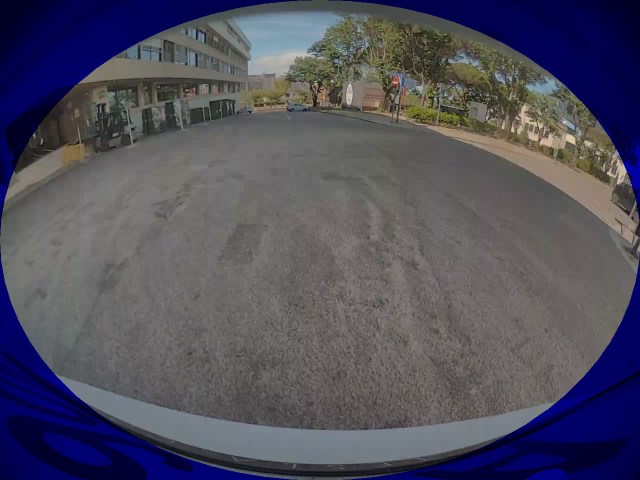
#> input picture frame 0 of back_video_masked.avi, 1280 x 960 px (shown at 1/2 size)
$ jupyter execute 'Part 2.ipynb'   (shell and % lines are left out)   (text cells are left out)
#> lines starting #> are read from the running program, lines starting #| are printed output that depends on the picture; after the words box and inside, x2 and y2 are one past the last pixel; in counts of white or black regions, pixels touching at a corner belong together; pictures that were not available may be replaced by others from this repository, and a replacement may not be noted
[cell 1]
from sklearn.neighbors import NearestNeighbors
from numpy.linalg import eig
import numpy as np
import cv2
import os
import sys
import pickle
import matplotlib.pyplot as plt
back_camera_path = os.path.abspath('video/back_video_masked.avi')
left_camera_path = os.path.abspath('video/left_video_masked.avi')
from mpl_toolkits.mplot3d import Axes3D
import plotly.graph_objects as go

[cell 2]
def matching_features_SCIKITLEARN(sift_points):
    """Feature matching using nearest neighbours, for pairs of consecutive frames"""

    matches=[]
    Threshold=0.75

    for s in range(len(sift_points)-1):
        frame1_descriptors = sift_points[s][0][2:,:] #descriptor values of every feature point for video frame s (current shape: 128x5000)
        frame1_descriptors = np.transpose(frame1_descriptors) # transpose -> current shape: 5000x128 - > 5000 points/queries each with 128 features/columns
        #fit data of features from frame 1 to NearestNeighbour. When we ask for matches from this method, it should give us the 2 closest points to the point given
        nbrs = NearestNeighbors(n_neighbors=2, algorithm='auto').fit(frame1_descriptors)

        #predict matches for the other frame:

        frame_drescriptors = np.transpose(sift_points[s+1][0][2:,:]) #the same as done some lines above but for frame s+1
        # Find the 2 nearest neighbors
        distances, indices = nbrs.kneighbors(frame_drescriptors)
        # indices is a 5000x2 shape matrix -> for each of the 5000 given feature points of frame_drescriptors it gives the 2 closest features from video frame 1
        # distances is a measure of distance between the feature points of frame_drescriptors and each of the two givenneighbours from the indices matrix - it has the same size as indices

        features_matches=np.empty([4,0])
        features_not_mateched=[]
        for i in range(len(distances)):
            if distances[i,0]< Threshold*distances[i,1]:
                #match is good for first neighbour found
                features_matches= np.hstack((  features_matches   , np.array([[int(i)],[int(indices[i,0])], [distances[i,0]],[distances[i,1]]])  ))
            else:
                #point is not good
                features_not_mateched.append(i) #features from this frame that were not matched

        features_matches = features_matches[:, features_matches[1, :].argsort()] # this sorts the check_for_duplicates matrix in accordance to the values of it's second line
        features_matches_deletedColumns= features_matches.copy()

        for i in reversed (range (1, features_matches.shape[1])): #loop that starts in the last feature - because it deletes elements with their indexes from list check_for_duplicates_deletedColumns
            # this has to be done starting from the end to not change the index of columns

            # duplicates are adjacent because of sort
            if features_matches[1,i-1] == features_matches[1,i]:
                # if the value of the indice i and i-1 are equal, then there is one feature matched to 2 features of the new frame - we need to delete one of the matches
                if features_matches[2,i-1] <= features_matches[2,i]: #check distance of i and i-1. And remove the one with the most distance
                    features_matches_deletedColumns= np.delete(features_matches_deletedColumns, i-1, 1) #remove duplicate feature matching (deletes one column - np dimension 1)
                    features_not_mateched.append(features_matches[0,i-1]) #append number of feature that was deleted to features not matched
                else:
                    features_matches_deletedColumns= np.delete(features_matches_deletedColumns, i, 1)
                    features_not_mateched.append(features_matches[0,i])

        matched_inThis_frame = features_matches_deletedColumns[:, features_matches_deletedColumns[0, :].argsort()] #to be in order in acoordance to index of frame s

        matches.append( (matched_inThis_frame[0:2,:]))

    return matches

[cell 3]
def count_frames(video_path):
    """Displays the video and counts the number of frames"""
    capture = cv2.VideoCapture(os.path.abspath(video_path))
    total_frames = int(capture.get(cv2.CAP_PROP_FRAME_COUNT))
    print("Total frames of the video: ", total_frames)

def extract_features(video_path, number_points):
    """Extracts the features from the video and stores them in a list"""
#> called with video_path = 'video/back_video_masked.avi', number_points = 2000
    capture = cv2.VideoCapture(os.path.abspath(video_path))
    sift_points = [] #nome a definir no config
    nr_points = number_points
    sift = cv2.SIFT_create(nr_points) #number of sift points
    k = 0
    count_frames(video_path)
    while k <= 0:
        capture.set(cv2.CAP_PROP_POS_FRAMES, k)
        success, frame = capture.read() #read the video
#> frame is the input picture: shape (960, 1280, 3); mean B, G, R 94.3, 79.4, 81.2
        if success:
            frame_points = []
            gray = cv2.cvtColor(frame,cv2.COLOR_BGR2GRAY) #convert image to gray
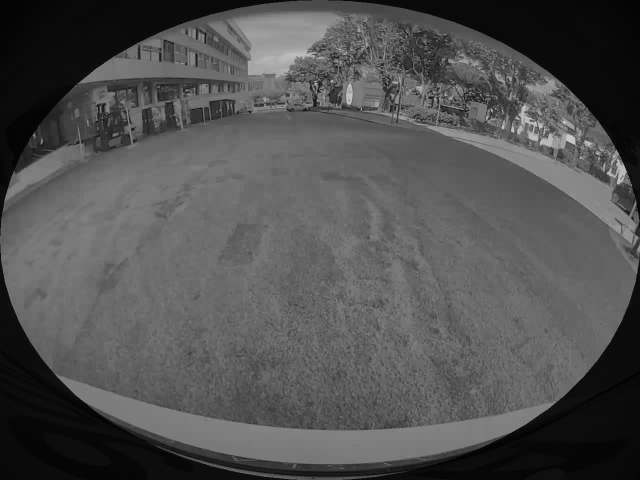
#> gray: shape (960, 1280) (shown at 1/2 size); min 0, max 215, mean 81.5
            key_points, descriptors = sift.detectAndCompute(gray,None)
#> key_points = 2000 keypoints; strongest (x, y, size): (925, 218, 1.9), (663, 162, 3), (983, 220, 3), (1025, 261, 4.6)

            frame_points = ([key_points[0].pt[0],key_points[0].pt[1]]+descriptors[0].tolist())
#> frame_points = 130 values, max 914.3 at index 0, min 0 at index 32, mean 38.92
            for i in range(1,len(key_points)):
                 temp_column = ([key_points[i].pt[0],key_points[i].pt[1]]+descriptors[i].tolist())
                 frame_points = np.column_stack((frame_points,temp_column))
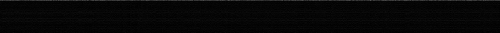
#> frame_points: shape (130, 2000) float64 (shown at 1/4 size); min 0, max 1276.4, mean 35.2; drawn with min black and max white
        sift_points.append(frame_points) #append everything into a list
        k += 100
    print("(Nº features, Nº descriptors per feature): ", descriptors.shape)
#| (Nº features, Nº descriptors per feature):  (2000, 128)
    print("Nº of frames extracted: ", len(sift_points))
#| Nº of frames extracted:  1
    return sift_points, nr_points

[cell 4]
def back_left_matches(matches, sift_back,sift_left):
    Back_matches = []
    left_matches = []

    for i in range(len(matches[0][0])):
        back = []
        left = []
        b =int(matches[0][0][i])
        l = int(matches[0][1][i])
        back.append(sift_back[0][0][b])
        back.append(sift_back[0][1][b])

        left.append(sift_left[0][0][l])
        left.append(sift_left[0][1][l])

        Back_matches.append(back)
        left_matches.append(left)

    return Back_matches, left_matches

[cell 5]
def undistort_points(back_points_distorted,left_points_distorted):
    Back_CameraMatrix = np.array([[519.4039, 0, 656.7379],[ 0, 518.0534, 451.5029],[ 0, 0, 1] ])
    Back_RadialDistortion =np.array( [-0.26584,0.067382,0,0,-0.0073529,0,0,0,0,0,0,0,0,0 ])

    Left_CameraMatrix = np.array([[1007.4921, 0, 622.32689],[ 0, 1001.9244, 481.29046],[ 0, 0, 1] ])
    Left_RadialDistortion = np.array([-0.37839, 0.18775,0,0,-0.051045 ,0,0,0,0,0,0,0,0,0 ])

    back_points_undistorted = cv2.undistortPoints(np.array(back_points_distorted),Back_CameraMatrix,Back_RadialDistortion)
    left_points_undistorted = cv2.undistortPoints(np.array(left_points_distorted),Left_CameraMatrix,Left_RadialDistortion)

    return back_points_undistorted, left_points_undistorted, Back_CameraMatrix, Left_CameraMatrix

[cell 6]
both_cameras_sift = []
sift_back, _ = extract_features(back_camera_path, 2000)  # Extracting only one frame from it
#> sift_back = 1 item
sift_left, _ = extract_features(left_camera_path, 2000)
#| (Nº features, Nº descriptors per feature):  (2000, 128)
#| Nº of frames extracted:  1
#> sift_left = 1 item
both_cameras_sift.append(sift_back)
both_cameras_sift.append(sift_left)
matches = matching_features_SCIKITLEARN(both_cameras_sift)
#> the loop in matching_features_SCIKITLEARN, `for s in range(len(sift_points)-1):` made 1 pass
#> pass 1, in matching_features_SCIKITLEARN, `frame1_descriptors = sift_points[s][0][2:,:]`:
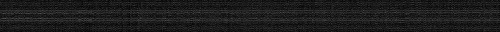
#> frame1_descriptors: shape (128, 2000) float64 (shown at 1/4 size); min 0, max 214, mean 27.9
#> pass 1, in matching_features_SCIKITLEARN, `frame_drescriptors = np.transpose(sift_points[s+1][0][2:,:])`:
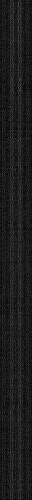
#> frame_drescriptors: shape (2000, 128) float64 (shown at 1/4 size); min 0, max 214, mean 27.9
#> matches = 1 item

#Select the points from the back camera and left camera that match
back_points_distorted, left_points_distorted = back_left_matches(matches, sift_back,sift_left)
#> after the loop in back_left_matches, `for i in range(len(matches[0][0])):`: Back_matches = 2000 pairs, first value 8.1 to 1276.4, second value 27.97 to 951.2; left_matches has the same summary as Back_matches
#> back_points_distorted has the same summary as Back_matches in back_left_matches; left_points_distorted has the same summary as Back_matches in back_left_matches

#Undistort the previous points, and obtain their coordinates
back_points, left_points, K_back, K_left = undistort_points(back_points_distorted,left_points_distorted)
#> in undistort_points, `back_points_undistorted = cv2.undistortPoints(np.array(back_points_dis..`: back_points_undistorted = 2000 rows, first 8: [0.565, -0.456], [0.574, -0.528], [0.596, -0.609], [0.571, -0.567], [0.596, -0.609], [0.557, -0.495], [0.577, -0.638], [-2.82, -0.425]
#> in undistort_points, `left_points_undistorted = cv2.undistortPoints(np.array(left_points_dis..`: left_points_undistorted = 2000 rows, first 8: [0.307, -0.25], [0.308, -0.282], [0.313, -0.316], [0.305, -0.299], [0.313, -0.316], [0.302, -0.268], [0.304, -0.328], [-0.665, -0.141]
#> back_points has the same summary as back_points_undistorted in undistort_points; left_points has the same summary as left_points_undistorted in undistort_points; K_back = [[519.4, 0, 656.7], [0, 518.1, 451.5], [0, 0, 1]]; K_left = [[1007.5, 0, 622.3], [0, 1001.9, 481.3], [0, 0, 1]]

#Obtain the Essential Matrix from the two Cameras
E, mask = cv2.findEssentialMat(back_points, left_points, np.eye(3,3), cv2.RANSAC)
#> E = [[0.0209, -0.585, -0.233], [0.459, 0.139, -0.5], [0.094, 0.337, 0.00722]]; mask = 2000 values from 1 to 1

#Decompose the Essential Matrix to obtain the most likely Rotation and Translation
points, R, t, _ = cv2.recoverPose(E, back_points, left_points)
#> points = 1985; R = [[0.93, 0.164, -0.33], [-0.114, 0.979, 0.167], [0.35, -0.118, 0.929]]; t = [0.453, -0.199, 0.869]

#Another Option:
# s = cv2.decomposeEssentialMat(E)    # s is a struct

[cell 7]
def frame_store(camera_path):
#> called with camera_path = 'video/2023-04-29_16-40-01-back.mp4'
    cap = cv2.VideoCapture(camera_path)

        # Check if the video opened successfully
    if not cap.isOpened():
        print("Error: Could not open video.")
        exit()

    # Read the first frame
    ret, frame = cap.read()
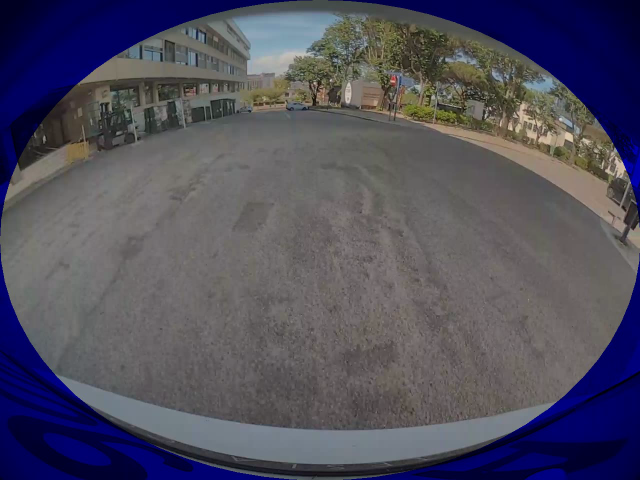
#> input picture frame 3 of back_video_masked.avi, 1280 x 960 px, given in place of 2023-04-29_16-40-01-back.mp4, which was not available (shown at 1/2 size)
#> frame is the input picture: shape (960, 1280, 3); mean B, G, R 94.3, 79.2, 81.1

    # Check if the frame was read successfully
    if not ret:
        print("Error: Could not read frame.")
        cap.release()
        exit()

# Release the video capture object
    cap.release()

    return frame

[cell 8]
back_camera_path2 = os.path.abspath('video/2023-04-29_16-40-01-back.mp4')
left_camera_path2 = os.path.abspath('video/2023-04-29_16-40-01-left_repeater.mp4')
Back_RadialDistortion =np.array( [-0.26584,0.067382,0,0,-0.0073529,0,0,0,0,0,0,0,0,0 ])
Left_RadialDistortion = np.array([-0.37839, 0.18775,0,0,-0.051045 ,0,0,0,0,0,0,0,0,0 ])

frame_back = frame_store(back_camera_path2)
frame_left = frame_store(left_camera_path2)

cv2.imshow('Frame 0', frame_left)
cv2.waitKey(0)
cv2.destroyAllWindows()

[cell 9]
img_back_undistorted = cv2.undistort(frame_back, K_back, Back_RadialDistortion)
img_left_undistorted = cv2.undistort(frame_left, K_left, Left_RadialDistortion)
img_back_undistorted_gray = cv2.cvtColor(img_back_undistorted,cv2.COLOR_BGR2GRAY)
img_left_undistorted_gray = cv2.cvtColor(img_left_undistorted,cv2.COLOR_BGR2GRAY)
# Create an SGBM stereo object
blockSize= 12
#CHATGPT
stereo = cv2.StereoBM_create(numDisparities=128, blockSize=11)
# Compute the disparity map
disparity_map = stereo.compute(img_back_undistorted_gray, img_left_undistorted_gray)
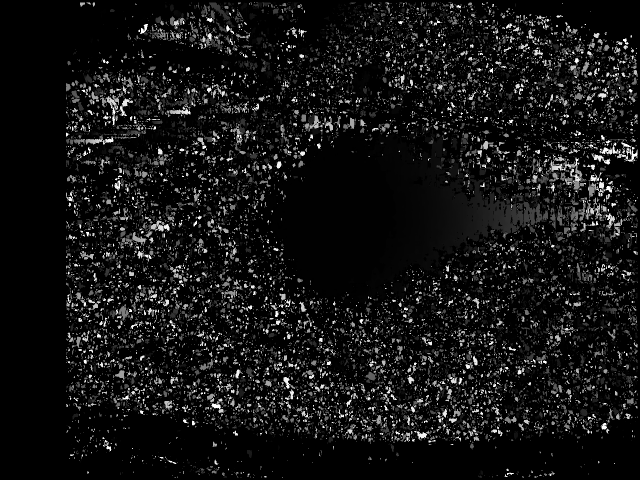
#> disparity_map: shape (960, 1280) int16 (shown at 1/2 size); min -16, max 2032, mean 146; drawn with min black and max white

# Display the disparity map (optional)
cv2.imshow('Disparity Map', (disparity_map / 16.0).astype(np.uint8))
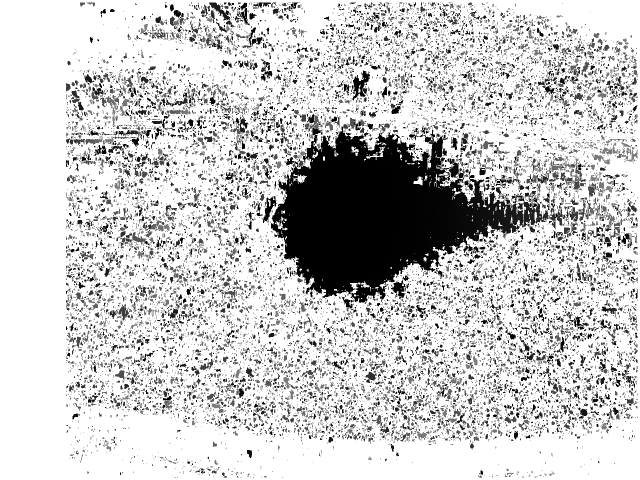
#> window 'Disparity Map': shape (960, 1280) (shown at 1/2 size); min 0, max 255, mean 203.1
cv2.waitKey(0)
cv2.destroyAllWindows()

[cell 10]
#CHATGPT
stereo = cv2.StereoSGBM_create(
    minDisparity=0,
    numDisparities=256,
    blockSize=blockSize,
    P1=8 * 3 * blockSize**2,
    P2=32 * 3 * blockSize**2,
    disp12MaxDiff=1,
    uniquenessRatio=10,
    speckleWindowSize=100,
    speckleRange=2,
    preFilterCap=63,
    mode=cv2.STEREO_SGBM_MODE_SGBM_3WAY
)

[cell 11]
rev_proj_matrix = np.zeros((4,4))
Left_RadialDistortion = np.array([-0.37839, 0.18775,0,0,-0.051045 ,0,0,0,0,0,0,0,0,0 ])
Back_RadialDistortion =np.array( [-0.26584,0.067382,0,0,-0.0073529,0,0,0,0,0,0,0,0,0 ])
R1, R2, P1, P2, Q,_,_ = cv2.stereoRectify(cameraMatrix1 = K_back,cameraMatrix2 = K_left,
                  distCoeffs1 = Back_RadialDistortion, distCoeffs2 = Left_RadialDistortion,
                  imageSize = img_left_undistorted.shape[:2],
                  R = R, T = t,)
#> R1 = [[0.748, -0.222, 0.625], [0.172, 0.975, 0.141], [-0.641, 0.002, 0.768]]; R2 = [[0.453, -0.199, 0.869], [0.274, 0.959, 0.0764], [-0.849, 0.203, 0.489]]; P1 = [[760, 0, -3305, 0], [0, 760, 1081.1, 0], [0, 0, 1, 0]]; P2 = [[760, 0, -3305, 760], [0, 760, 1081.1, 0], [0, 0, 1, 0]]; Q = [[1, 0, 0, 3305], [0, 1, 0, -1081.1], [0, 0, 0, 760], [0, 0, -1, 0]]

points_3D = cv2.reprojectImageTo3D(disparity_map, Q,handleMissingValues=True)
#> points_3D: shape (960, 1280, 3) float32; 5.06% of the values are NaN or infinite; the others: min -569.8, max 10000, mean 2714.1

mask = (disparity_map > 0) & (disparity_map < 255)
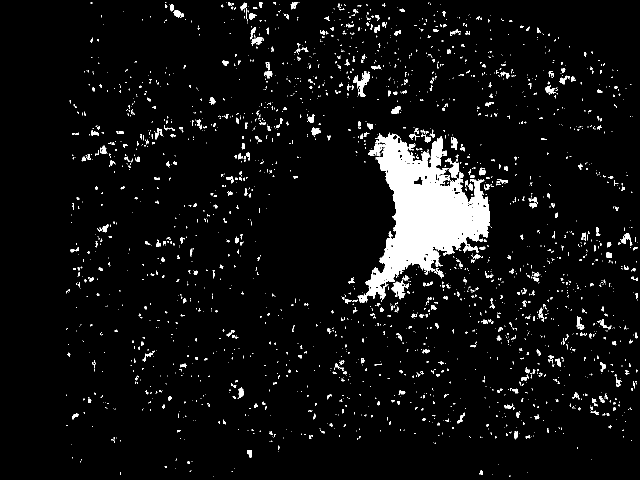
#> mask: shape (960, 1280) bool (shown at 1/2 size); 5.5% white; 2436 white regions (2042 under 20 px), largest, box (x1, y1, x2, y2) and area: (715, 265, 981, 606) 38207, (706, 142, 740, 194) 602, (782, 560, 812, 599) 555
points_3d_valid = points_3D[mask]
colors = img_left_undistorted[mask]
#%matplotlib notebook
fig = plt.figure()
ax = fig.add_subplot(111, projection='3d')
ax.scatter(points_3d_valid[:, 0], points_3d_valid[:, 1], points_3d_valid[:, 2], c=colors/255.0, marker='o')
ax.set_xlabel('X')
ax.set_ylabel('Y')
ax.set_zlabel('Z')
plt.show()
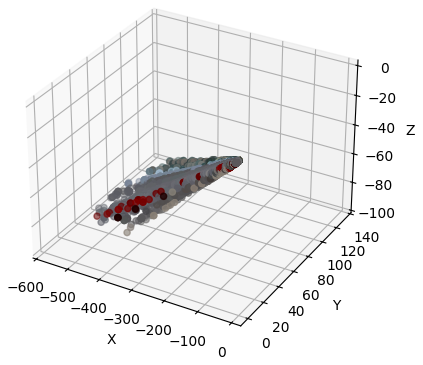
#> figure drawn by matplotlib, 1 panel

[cell 12]
fig = go.Figure(data=[go.Scatter3d(
    x=points_3d_valid[:, 0],
    y=points_3d_valid[:, 1],
    z=points_3d_valid[:, 2],
    mode='markers',
    marker=dict(size=5, color=colors/255, colorscale='Viridis', opacity=0.8),
)])

fig.update_layout(scene=dict(
                    xaxis=dict(title='X'),
                    yaxis=dict(title='Y'),
                    zaxis=dict(title='Z'),
                ))

# Save the plot as an HTML file
fig.write_html('3d_point_cloud_plot.html')

[cell 13]
# [7 lines left out: function write_ply, not called in this run]


# Configure interactive mode for rotation
plt.ion()

# Show the plot and keep it open for interaction
plt.show()

# Optionally, you can add a loop to keep the plot open until you close it
while plt.fignum_exists(1):
    plt.pause(0.1)

[cell 14]
import matplotlib.pyplot as plt
import numpy as np

fig = plt.figure()
ax = fig.add_subplot(111, projection='3d')
x_axis = [1,0,0]
y_axis = [0,1,0]
z_axis = [0,0,1]
x_axis=np.reshape(x_axis,(3,1))
y_axis=np.reshape(y_axis,(3,1))
z_axis=np.reshape(z_axis,(3,1))
#VECTOR 1
ax.quiver(0, 0, 0, t[0], t[1], t[2], color='r', arrow_length_ratio=0.2)
#VECTOR 2
ax.quiver(0, 0, 0, x_axis[0], x_axis[1], x_axis[2], color='y', arrow_length_ratio=0.2)
ax.quiver(0, 0, 0, y_axis[0],y_axis[1], y_axis[2], color='y', arrow_length_ratio=0.2)
ax.quiver(0, 0, 0, z_axis[0],z_axis[1], z_axis[2], color='y', arrow_length_ratio=0.2)
#ax.quiver(0, 0, 0, v2[0], v2[1], v2[2], color='b', arrow_length_ratio=0.1)

ax.set_xlim([-0.7, 0.7])
ax.set_ylim([-0.7, 0.7])
ax.set_zlim([-0.7, 0.7])

ax.set_xlabel('X')
ax.set_ylabel('Y')
ax.set_zlabel('Z')
plt.title('Translation Vector')

plt.show()
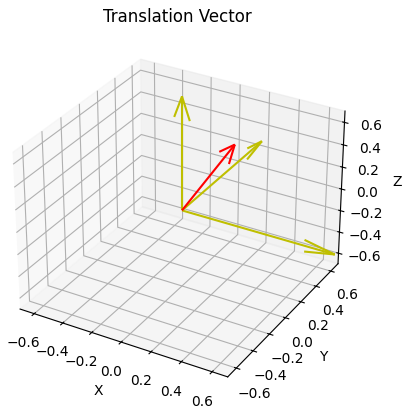
#> figure drawn by matplotlib, 1 panel

[cell 15]
x_axis = [1,0,0]
y_axis = [0,1,0]
z_axis = [0,0,1]
x_axis=np.reshape(x_axis,(3,1))
y_axis=np.reshape(y_axis,(3,1))
z_axis=np.reshape(z_axis,(3,1))

fig = plt.figure()
ax = fig.add_subplot(111, projection='3d')

x = R.dot(x_axis)
#> x = [0.93, -0.114, 0.35]
y = R.dot(y_axis)
#> y = [0.164, 0.979, -0.118]
z = R.dot(z_axis)
#> z = [-0.33, 0.167, 0.929]


#VECTOR 1
ax.quiver(0, 0, 0, x[0], x[1], x[2], color='r', arrow_length_ratio=0.2)
ax.quiver(0, 0, 0, x_axis[0], x_axis[1], x_axis[2], color='y', arrow_length_ratio=0.2)
#VECTOR 2
ax.quiver(0, 0, 0, y[0], y[1], y[2], color='g', arrow_length_ratio=0.2)
ax.quiver(0, 0, 0, y_axis[0],y_axis[1], y_axis[2], color='y', arrow_length_ratio=0.2)
#VECTOR 3
ax.quiver(0, 0, 0, z[0], z[1], z[2], color='b', arrow_length_ratio=0.2)
ax.quiver(0, 0, 0, z_axis[0],z_axis[1], z_axis[2], color='y', arrow_length_ratio=0.2)
#ax.quiver(0, 0, 0, v2[0], v2[1], v2[2], color='b', arrow_length_ratio=0.1)

ax.set_xlim([-0.7, 0.7])
ax.set_ylim([-0.7, 0.7])
ax.set_zlim([-0.7, 0.7])

ax.set_xlabel('X')
ax.set_ylabel('Y')
ax.set_zlabel('Z')
plt.title('Rotation of the Axis')

plt.show()
